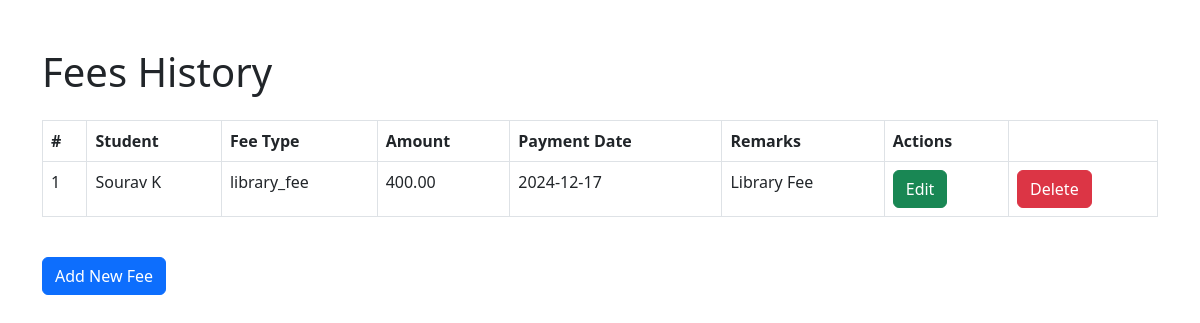
Screenshot of /accounts/view_fees_history/ (signed in) with the database file from the repository.
### accounts/models.py (models this page shows, shortened)
class FeesHistory(models.Model):
    student = models.ForeignKey(Student, on_delete=models.CASCADE, related_name='fees_histories')
    fee_type = models.CharField(max_length=50, choices=[('library_fee', 'Library Fee')])
    amount = models.DecimalField(max_digits=10, decimal_places=2)
    payment_date = models.DateField()
    remarks = models.TextField(null=True, blank=True)

class Student(models.Model):
    name = models.CharField(max_length=255)
    age = models.PositiveIntegerField()
    dob = models.DateField()
    address = models.CharField(max_length=255)
    gender = models.CharField(max_length=10, choices=[('male', 'Male'), ('female', 'Female'), ('other', 'Other')])
    phone_number = models.CharField(
        max_length=15,
        unique=True,
        validators=[RegexValidator(r'^\+?\d{10,15}$')]
    )
    class_name=models.ForeignKey(Classes, on_delete=models.CASCADE, related_name='Classes_names')
    profile_picture = models.ImageField(upload_to='students/', blank=True, null=True)

### accounts/views.py (the view)
# urls.py: path('view_fees_history/', FeesHistoryView.as_view(), name='view_fees_history'),
class FeesHistoryView(AdminOfficeStaffMixin,APIView):
    def dispatch(self, request, *args, **kwargs):
        if not (request.user.is_admin or request.user.is_office_staff):
            messages.error(request, "You do not have permission to view this page.")
            return redirect('login')
        return super().dispatch(request, *args, **kwargs)
    def get(self, request):
        fees_histories = FeesHistory.objects.all()
        serializer = FeesHistorySerializer(fees_histories, many=True)
        return render(request, 'admin/view_fees_history.html', {'datas': serializer.data})

### accounts/permissions.py (called while the page is built)
    def dispatch(self, request, *args, **kwargs):
        if not (request.user.is_authenticated and(request.user.is_admin or request.user.is_office_staff)):
            messages.error(request, "You do not have permission to view this page.")
            return HttpResponse(
                """<script>alert("Please log in to access this page.");window.location.href = "/accounts/login";</script>""",
                content_type="text/html"
            )  # Redirect to login if the user doesn't have the required role
        return super().dispatch(request, *args, **kwargs)

### accounts/templates/admin/view_fees_history.html (shortened to what this page needs)
<!DOCTYPE html>
<html lang="en">
<head>
    <link href="https://cdn.jsdelivr.net/npm/bootstrap@5.3.0-alpha1/dist/css/bootstrap.min.css" rel="stylesheet">
</head>
<body>
    <div class="container mt-5">
        <h1 class="mb-4">Fees History</h1>
        <table class="table table-bordered">
            <thead>
                <tr>
                    <th>#</th>
                    <th>Student</th>
                    <th>Fee Type</th>
                    <th>Amount</th>
                    <th>Payment Date</th>
                    <th>Remarks</th>
                    <th>Actions</th>
                    <th></th>
                </tr>
            </thead>
            <tbody>
                {% for fee in datas %}
                <tr>
                    <td>{{ forloop.counter }}</td>
                    <td>{{ fee.student_name }}</td>
                    <td>{{ fee.fee_type }}</td>
                    <td>{{ fee.amount }}</td>
                    <td>{{ fee.payment_date }}</td>
                    <td>{{ fee.remarks }}</td>
                    <td>
                        <form action="{% url 'edit_fees' %}" method="POST">
                            <button type="submit" class="btn btn-success">Edit</button>
                        </form>
                    </td>
                    <td>
                        <form action="{% url 'edit_fees' %}" method="POST">
                            <button type="submit" class="btn btn-danger">Delete</button>
                        </form>
                    </td>
                </tr>
                {% endfor %}
            </tbody>
        </table>
        <br>
        <a href="{% url 'add_fees_api' %}" class="btn btn-primary">Add New Fee</a>
    </div>
</body>
</html>

### rows the page displays
FeesHistory: student_name "Sourav K", fee_type "library_fee", amount "400.00", payment_date "2024-12-17", remarks "Library Fee"
